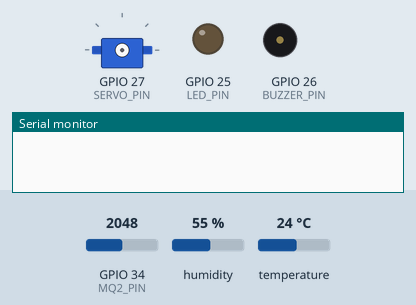
This program was run on a simulated ESP32. Parts: servo, output pins drawn as LEDs (lit = HIGH), buzzer (waves = sounding, pin HIGH), the last lines printed to the serial monitor. Inputs (shaded band) come from the test bench; at power-on: GPIO 34 (MQ2_PIN) = 2048, humidity 55 %, temperature 24 °C. WiFi joins after 1.5 s; servers stay silent unless stated; no MQTT or app messages arrive unless stated.

Above: at 0.0 s.
At 2.7 s:
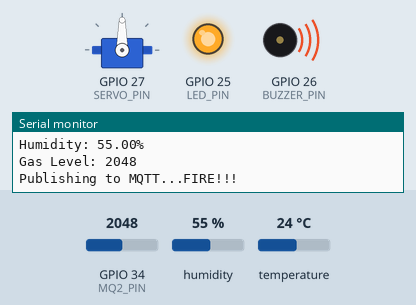
2.8 s: GPIO 34 (MQ2_PIN) set to 314
5.7 s: GPIO 34 (MQ2_PIN) set to 269
10.0 s: GPIO 34 (MQ2_PIN) set to 340
14.0 s: GPIO 34 (MQ2_PIN) set to 260
At 16.9 s:
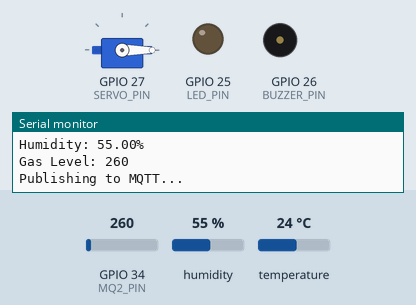
Timing chart, 0 to 18.4 s (numbered marks = the images above; inputs shaded):
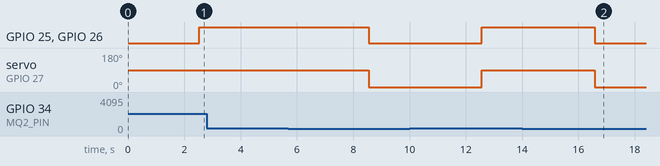

The program:

main.cpp
```cpp
#include <Arduino.h>
#include <DHT.h>
#include <PubSubClient.h>
#include <ESP32Servo.h>
#include "secrets/wifi.h"
#include "secrets/mqtt.h"
#include "wifi_connect.h"
#include <WiFiClientSecure.h>
#include <Ticker.h>
#include "ca_cert.h"

#define DHT_PIN 4
#define DHT_TYPE DHT12
#define MQ2_PIN 34
#define LED_PIN 25
#define BUZZER_PIN 26
#define SERVO_PIN 27

DHT dht(DHT_PIN, DHT_TYPE);
Servo servo;

bool alarmOff = false;
float temp, hum;
int gasLevel;

namespace
{
    const char *ssid = WiFiSecrets::ssid;
    const char *password = WiFiSecrets::pass;
    const char *Temp_topic = "Temperature";
    const char *Hum_topic = "Humidity";
    const char *gasLevel_topic = "Gas Level";
    const char *alarm_topic = "Alarm Control";
    unsigned int publish_count = 0;
    uint16_t keepAlive = 15;    // seconds (default is 15)
    uint16_t socketTimeout = 5; // seconds (default is 15)
}

WiFiClientSecure tlsClient;
PubSubClient mqttClient(tlsClient);

Ticker mqttPulishTicker;

void mqttPublish()
{
    temp = dht.readTemperature();
    hum = dht.readHumidity();
    gasLevel = analogRead(MQ2_PIN);

    if (isnan(temp) || isnan(hum))
    {
      Serial.println("Error occoured while reading DHT22!");
    }

    Serial.printf("Temperature: %.2f°C\nHumidity: %.2f%%\nGas Level: %d\n", temp, hum, gasLevel);

    Serial.print("Publishing to MQTT...");
    mqttClient.publish(Temp_topic, String(temp).c_str(), false);
    mqttClient.publish(Hum_topic, String(hum).c_str(), false);
    mqttClient.publish(gasLevel_topic, String(gasLevel).c_str(), false);

    if (temp > 70 || gasLevel > 300)
    {
      digitalWrite(LED_PIN, HIGH);
      digitalWrite(BUZZER_PIN, HIGH);
      servo.write(90);
      Serial.println("FIRE!!!");
    } else {
      digitalWrite(LED_PIN, LOW);
      digitalWrite(BUZZER_PIN, LOW);
      servo.write(0);
    }
  delay(2000);
}

void mqttCallback(char *topic, byte *payload, unsigned int length)
{
    String message;
    for (int i = 0; i < length; i++)
    {
        Serial.print((char)payload[i]);
        message += (char)payload[i];
    }
    Serial.println();
    message.trim();

    if (String(topic) == 0)
    {
      if (message == "OFF")
      {
        alarmOff = true;
        digitalWrite(LED_PIN, LOW);
        digitalWrite(BUZZER_PIN, LOW);
        servo.write(0);
        Serial.println("Alarm turned off!");
      }
    }
}

void setup()
{
    Serial.begin(115200);
    delay(10);
    setup_wifi(ssid, password);
    tlsClient.setCACert(ca_cert);

    mqttClient.setCallback(mqttCallback);
    mqttClient.setServer(MQTT::broker, MQTT::port);
    mqttPulishTicker.attach(1, mqttPublish);

    dht.begin();
    servo.attach(SERVO_PIN);
    pinMode(LED_PIN, OUTPUT);
    pinMode(BUZZER_PIN, OUTPUT);
}

void mqttReconnect()
{
    while (!mqttClient.connected())
    {
        Serial.println("Attempting MQTT connection...");
        String client_id = "esp32-client-";
        client_id += String(WiFi.macAddress());
        if (mqttClient.connect(client_id.c_str(), MQTT::username, MQTT::password))
        {
            Serial.print(client_id);
            Serial.println(" connected");
            mqttClient.subscribe(alarm_topic);
        }
        else
        {
            Serial.print("MTTT connect failed, rc=");
            Serial.print(mqttClient.state());
            Serial.println(" try again in 1 seconds");
            delay(1000);
        }
    }
}

void loop()
{
    if (!mqttClient.connected())
    {
        mqttReconnect();
    }
    mqttClient.loop();
}
```

ca_cert.h
```cpp
const char* ca_cert = R"~~~(
-----BEGIN CERTIFICATE-----
MIIFazCCA1OgAwIBAgIRAIIQz7DSQONZRGPgu2OCiwAwDQYJKoZIhvcNAQELBQAw
TzELMAkGA1UEBhMCVVMxKTAnBgNVBAoTIEludGVybmV0IFNlY3VyaXR5IFJlc2Vh
cmNoIEdyb3VwMRUwEwYDVQQDEwxJU1JHIFJvb3QgWDEwHhcNMTUwNjA0MTEwNDM4
WhcNMzUwNjA0MTEwNDM4WjBPMQswCQYDVQQGEwJVUzEpMCcGA1UEChMgSW50ZXJu
ZXQgU2VjdXJpdHkgUmVzZWFyY2ggR3JvdXAxFTATBgNVBAMTDElTUkcgUm9vdCBY
MTCCAiIwDQYJKoZIhvcNAQEBBQADggIPADCCAgoCggIBAK3oJHP0FDfzm54rVygc
h77ct984kIxuPOZXoHj3dcKi/vVqbvYATyjb3miGbESTtrFj/RQSa78f0uoxmyF+
0TM8ukj13Xnfs7j/EvEhmkvBioZxaUpmZmyPfjxwv60pIgbz5MDmgK7iS4+3mX6U
A5/TR5d8mUgjU+g4rk8Kb4Mu0UlXjIB0ttov0DiNewNwIRt18jA8+o+u3dpjq+sW
T8KOEUt+zwvo/7V3LvSye0rgTBIlDHCNAymg4VMk7BPZ7hm/ELNKjD+Jo2FR3qyH
B5T0Y3HsLuJvW5iB4YlcNHlsdu87kGJ55tukmi8mxdAQ4Q7e2RCOFvu396j3x+UC
B5iPNgiV5+I3lg02dZ77DnKxHZu8A/lJBdiB3QW0KtZB6awBdpUKD9jf1b0SHzUv
KBds0pjBqAlkd25HN7rOrFleaJ1/ctaJxQZBKT5ZPt0m9STJEadao0xAH0ahmbWn
OlFuhjuefXKnEgV4We0+UXgVCwOPjdAvBbI+e0ocS3MFEvzG6uBQE3xDk3SzynTn
jh8BCNAw1FtxNrQHusEwMFxIt4I7mKZ9YIqioymCzLq9gwQbooMDQaHWBfEbwrbw
qHyGO0aoSCqI3Haadr8faqU9GY/rOPNk3sgrDQoo//fb4hVC1CLQJ13hef4Y53CI
rU7m2Ys6xt0nUW7/vGT1M0NPAgMBAAGjQjBAMA4GA1UdDwEB/wQEAwIBBjAPBgNV
HRMBAf8EBTADAQH/MB0GA1UdDgQWBBR5tFnme7bl5AFzgAiIyBpY9umbbjANBgkq
hkiG9w0BAQsFAAOCAgEAVR9YqbyyqFDQDLHYGmkgJykIrGF1XIpu+ILlaS/V9lZL
ubhzEFnTIZd+50xx+7LSYK05qAvqFyFWhfFQDlnrzuBZ6brJFe+GnY+EgPbk6ZGQ
3BebYhtF8GaV0nxvwuo77x/Py9auJ/GpsMiu/X1+mvoiBOv/2X/qkSsisRcOj/KK
NFtY2PwByVS5uCbMiogziUwthDyC3+6WVwW6LLv3xLfHTjuCvjHIInNzktHCgKQ5
ORAzI4JMPJ+GslWYHb4phowim57iaztXOoJwTdwJx4nLCgdNbOhdjsnvzqvHu7Ur
TkXWStAmzOVyyghqpZXjFaH3pO3JLF+l+/+sKAIuvtd7u+Nxe5AW0wdeRlN8NwdC
jNPElpzVmbUq4JUagEiuTDkHzsxHpFKVK7q4+63SM1N95R1NbdWhscdCb+ZAJzVc
oyi3B43njTOQ5yOf+1CceWxG1bQVs5ZufpsMljq4Ui0/1lvh+wjChP4kqKOJ2qxq
4RgqsahDYVvTH9w7jXbyLeiNdd8XM2w9U/t7y0Ff/9yi0GE44Za4rF2LN9d11TPA
mRGunUHBcnWEvgJBQl9nJEiU0Zsnvgc/ubhPgXRR4Xq37Z0j4r7g1SgEEzwxA57d
emyPxgcYxn/eR44/KJ4EBs+lVDR3veyJm+kXQ99b21/+jh5Xos1AnX5iItreGCc=
-----END CERTIFICATE-----
)~~~";
```

mqtt.h
```cpp
#include <cstdint>
namespace MQTT
{
    const char *username = "trungthanh25";
    const char *password = "ntthanh25112003";
    const char *broker = "a352b90621bf4df3890aafcd8866816b.s1.eu.hivemq.cloud";
    uint16_t port = 8883;
}
```

wifi.h
```cpp
#include <cstdint>
namespace WiFiSecrets
{
    const char *ssid = "NgThanh";
    const char *pass = "ntthanh251103";
    const char *Temp_topic = "Temperature";
    const char *Hum_topic = "Humidity";
    const char *gasLevel_topic = "Gas Level";
    const char *alarm_topic = "Alarm Control";
    unsigned int publish_count = 0;
    uint16_t keepAlive = 15;
    uint16_t socketTimeout = 5;
}
```

wifi_connect.h
```cpp
/***
 * generic `setup_wifi` utilities
 ***/

#pragma once
#include <Arduino.h>
#include <WiFi.h>
#include <WiFiMulti.h>

namespace WiFiConnect
{
    constexpr const char *ssid[]{"NgThanh", "ssid2"};
    constexpr const char *pass[]{"ntthanh251103", "pass2"};
}

inline void setup_wifi_multi()
{ // https://github.com/espressif/arduino-esp32/blob/master/libraries/WiFi/examples/WiFiMulti/WiFiMulti.ino
    WiFiMulti wifiMulti;

    wifiMulti.addAP(WiFiConnect::ssid[0], WiFiConnect::pass[0]);
    wifiMulti.addAP(WiFiConnect::ssid[1], WiFiConnect::pass[1]);

    Serial.println("Connecting WiFi ...");
    if (wifiMulti.run() == WL_CONNECTED)
    {
        Serial.printf("Connected to SSID: '%s'\n", WiFi.SSID().c_str());
        Serial.print("IP address: ");
        Serial.println(WiFi.localIP());
        // Serial.printf("Auto Reconnect: %d", WiFi.getAutoReconnect()); // default: true
    }
}

inline void setup_wifi(const uint8_t AP_index = 1)
{
    delay(10);
    Serial.printf("Connecting to %s ", WiFiConnect::ssid[AP_index]);
    WiFi.begin(WiFiConnect::ssid[AP_index], WiFiConnect::pass[AP_index]);
    while (WiFi.status() != WL_CONNECTED)
    {
        delay(500);
        Serial.print(".");
    }
    Serial.printf("\nConnected to SSID: '%s'\n", WiFi.SSID().c_str());
    Serial.print("IP address: ");
    Serial.println(WiFi.localIP());
}

inline void setup_wifi(const char *SSID, const char *PASS)
{
    delay(10);
    Serial.printf("Connecting to %s ", SSID);
    WiFi.begin(SSID, PASS);
    while (WiFi.status() != WL_CONNECTED)
    { // ESP will hang there!!!
        delay(500);
        Serial.print(".");
    }
    Serial.printf("\nConnected to SSID: '%s'\n", WiFi.SSID().c_str());
    Serial.print("IP address: ");
    Serial.println(WiFi.localIP());
}
```

Measured:
- after the input at 5.7 s, GPIO 25 (LED_PIN), GPIO 26 (BUZZER_PIN): HIGH → LOW after 2.9 s; servo on GPIO 27 (SERVO_PIN): 90° → 0° after 2.9 s
- after the input at 10.0 s, GPIO 25 (LED_PIN), GPIO 26 (BUZZER_PIN): LOW → HIGH after 2.6 s; servo on GPIO 27 (SERVO_PIN): 0° → 90° after 2.6 s
- after the input at 14.0 s, GPIO 25 (LED_PIN), GPIO 26 (BUZZER_PIN): HIGH → LOW after 2.6 s; servo on GPIO 27 (SERVO_PIN): 90° → 0° after 2.6 s
